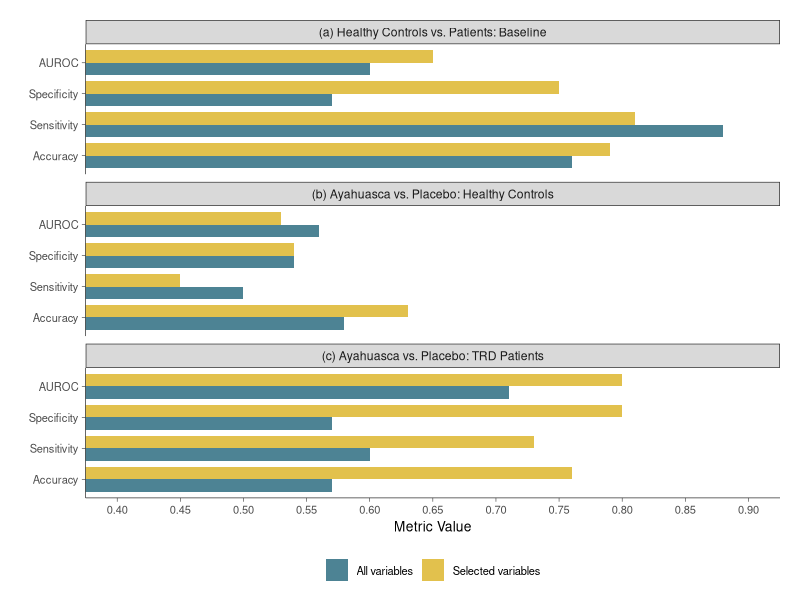
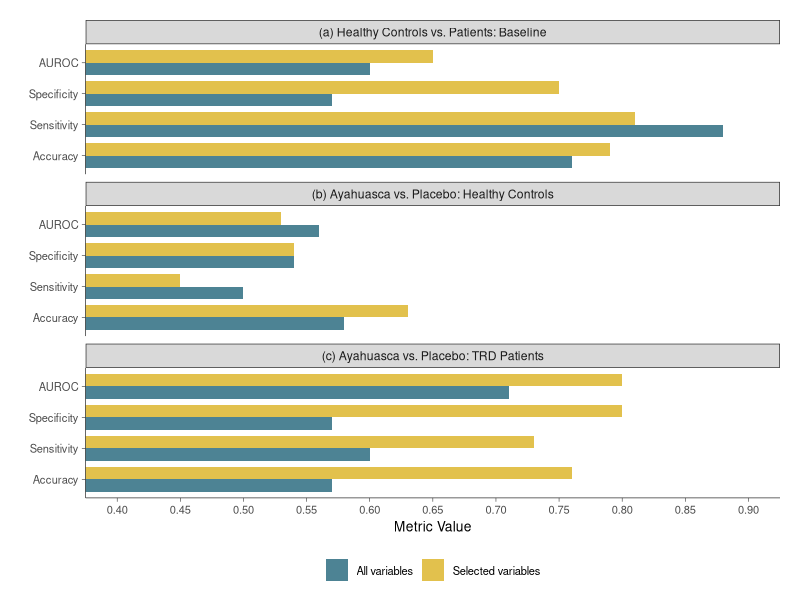

Write R code to recreate these figures, in order.
library(tidyverse)

# Create a data frame with the metric values
data <- tribble(
  ~group, ~condition, ~metric, ~value,
  "(a) Healthy Controls vs. Patients: Baseline", "All variables", "Accuracy", 0.76,
  "(a) Healthy Controls vs. Patients: Baseline", "All variables", "Sensitivity", 0.88,
  "(a) Healthy Controls vs. Patients: Baseline", "All variables", "Specificity", 0.57,
  "(a) Healthy Controls vs. Patients: Baseline", "All variables", "AUROC", 0.60,
  "(a) Healthy Controls vs. Patients: Baseline", "Selected variables", "Accuracy", 0.79,
  "(a) Healthy Controls vs. Patients: Baseline", "Selected variables", "Sensitivity", 0.81,
  "(a) Healthy Controls vs. Patients: Baseline", "Selected variables", "Specificity", 0.75,
  "(a) Healthy Controls vs. Patients: Baseline", "Selected variables", "AUROC", 0.65,
  "(c) Ayahuasca vs. Placebo: TRD Patients", "All variables", "Accuracy", 0.57,
  "(c) Ayahuasca vs. Placebo: TRD Patients", "All variables", "Sensitivity", 0.60,
  "(c) Ayahuasca vs. Placebo: TRD Patients", "All variables", "Specificity", 0.57,
  "(c) Ayahuasca vs. Placebo: TRD Patients", "All variables", "AUROC", 0.71,
  "(c) Ayahuasca vs. Placebo: TRD Patients", "Selected variables", "Accuracy", 0.76,
  "(c) Ayahuasca vs. Placebo: TRD Patients", "Selected variables", "Sensitivity", 0.73,
  "(c) Ayahuasca vs. Placebo: TRD Patients", "Selected variables", "Specificity", 0.80,
  "(c) Ayahuasca vs. Placebo: TRD Patients", "Selected variables", "AUROC", 0.80,
  "(b) Ayahuasca vs. Placebo: Healthy Controls", "All variables", "Accuracy", 0.58,
  "(b) Ayahuasca vs. Placebo: Healthy Controls", "All variables", "Sensitivity", 0.50,
  "(b) Ayahuasca vs. Placebo: Healthy Controls", "All variables", "Specificity", 0.54,
  "(b) Ayahuasca vs. Placebo: Healthy Controls", "All variables", "AUROC", 0.56,
  "(b) Ayahuasca vs. Placebo: Healthy Controls", "Selected variables", "Accuracy", 0.63,
  "(b) Ayahuasca vs. Placebo: Healthy Controls", "Selected variables", "Sensitivity", 0.45,
  "(b) Ayahuasca vs. Placebo: Healthy Controls", "Selected variables", "Specificity", 0.54,
  "(b) Ayahuasca vs. Placebo: Healthy Controls", "Selected variables", "AUROC", 0.53
)

# Remove rows with missing values
data <- drop_na(data)

# Set the order of the groups and conditions
data$group <- factor(data$group, levels = c("(a) Healthy Controls vs. Patients: Baseline", "(b) Ayahuasca vs. Placebo: Healthy Controls", "(c) Ayahuasca vs. Placebo: TRD Patients"))
data$condition <- factor(data$condition, levels = c("All variables", "Selected variables"))

# Set the order of metrics
data$metric <- factor(data$metric, levels = c("Accuracy", "Sensitivity", "Specificity", "AUROC"))

# Set the colors for each condition
colors <- c("#004e66B2", "#d6a600B2")

ggplot(data, aes(x = value, y = metric, fill = condition)) +
  geom_col(position = "dodge", width = 0.8) +
  facet_wrap(~ group, ncol = 1, scales = "free_y") +
  scale_fill_manual(values = colors) +
  labs(x = "Metric Value", y = "") +
  theme_bw() +
  theme(
    panel.grid.major = element_blank(),
    panel.grid.minor = element_blank(),
    panel.border = element_blank(),
    axis.line = element_line(size = 0.2),
    axis.ticks = element_line(size = 0.2),
    axis.text = element_text(size = 8),
    axis.title = element_text(size = 10),
    legend.position = "bottom",
    legend.title = element_blank(),
    legend.text = element_text(size = 8),
    plot.margin = unit(c(1, 1, 0.5, 0.5), "lines")
  ) +
  coord_cartesian(xlim = c(0.4, 0.90)) +
  scale_x_continuous(breaks = seq(0.4, 0.90, by = 0.05))

ggsave("metrics_comparison.png", width = 6, height = 4, dpi = 300)
